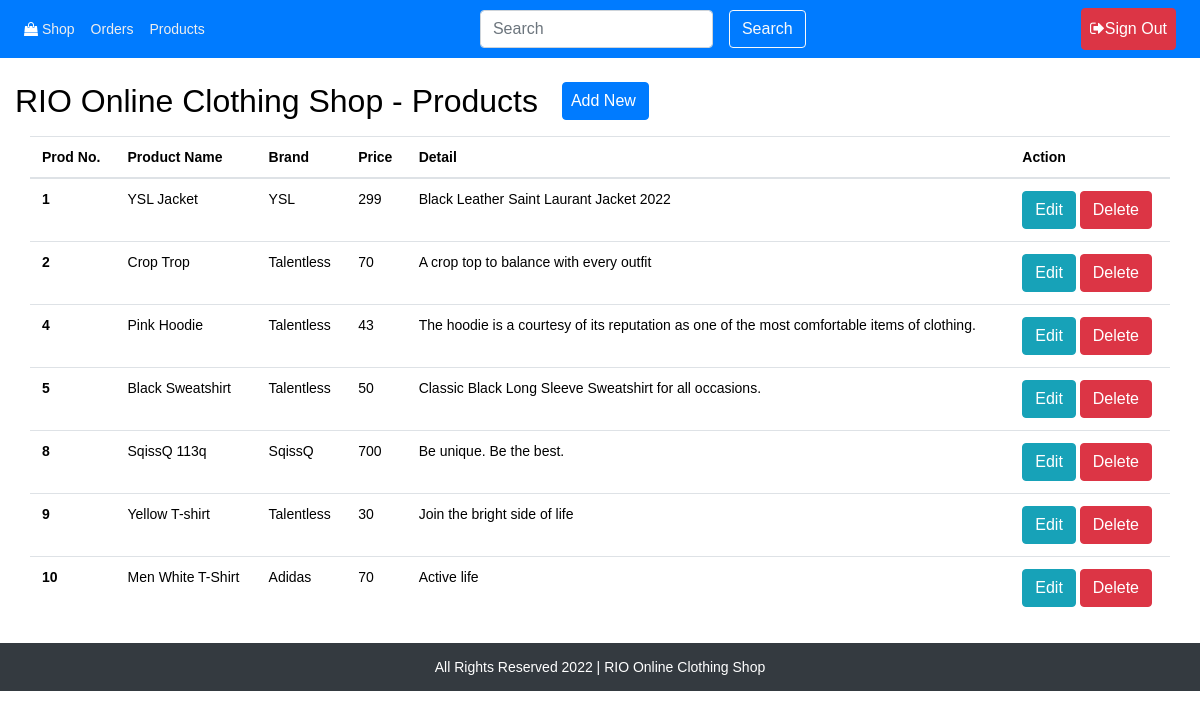
Screenshot of /components/product/view-product.php (signed in) with the database file from the repository.
### tables this page shows
CREATE TABLE IF NOT EXISTS `products` (
  `id` int(11) NOT NULL AUTO_INCREMENT,
  `name` varchar(64) NOT NULL,
  `brand` varchar(16) NOT NULL,
  `price` int(32) NOT NULL,
  `detail` varchar(128) NOT NULL,
  `img` varchar(128) NOT NULL,
  PRIMARY KEY (`id`),
  KEY `name` (`name`)
);

### components/product/view-product.php (the view, shortened to what this page needs)
<?php
$path = $_SERVER['DOCUMENT_ROOT'];
$path .= "/ecom/";
require_once($path . 'connect.php');
$ReadSql = "SELECT * FROM `products`";
$res = mysqli_query($connection, $ReadSql);
?>
<?php require($path . 'templates/header.php') ?>
	<div class="container-fluid my-4">
		<div class="row my-2">
			<h2>RIO Online Clothing Shop - Products</h2>
			<a href="add-product.php"><button type="button" class="btn btn-primary ml-4 pl-2">Add New</button></a>
		</div>
		<table class="table ">
		<thead>
			<tr>
				<th>Prod No.</th>
				<th>Product Name</th>
				<th>Brand</th>
				<th>Price</th>
				<th>Detail</th>
				<th>Action</th>
			</tr>
		</thead>
		<tbody>
		<?php
		while($r = mysqli_fetch_assoc($res)){
		?>
			<tr>
				<th scope="row"><?php echo $r['id']; ?></th>
				<td><?php echo $r['name']; ?></td>
				<td><?php echo $r['brand']; ?></td>
				<td><?php echo $r['price']; ?></td>
				<td><?php echo $r['detail']; ?></td>
				<td>
					<a href="update-product.php?id=<?php echo $r['id']; ?>"><button type="button" class="btn btn-info">Edit</button></a>
					<button type="button" class="btn btn-danger btn-xs" data-toggle="modal" data-target="#myModal<?php echo $r['id']; ?>">Delete</button>
				</td>
			</tr>
		<?php } ?>
		</tbody>
		</table>
	</div>
<?php require($path . 'templates/footer.php') ?>

### templates/header.php (shortened to what this page needs)
<?php
$server = 'http://' . $_SERVER['SERVER_NAME'] . '/ecom/';
?>
<!DOCTYPE html>
<html>
<head>
    <link rel="stylesheet" href="https://maxcdn.bootstrapcdn.com/bootstrap/4.0.0/css/bootstrap.min.css">
    <link href="//maxcdn.bootstrapcdn.com/font-awesome/4.7.0/css/font-awesome.min.css" rel="stylesheet">
    <link rel="stylesheet" href="<?php echo $server; ?>css/style.css" >
</head>
<body>
<header>
	<nav class="navbar navbar-expand-lg navbar-dark bg-primary">
		<div class="navbar-collapse collapse justify-content-between">
			<ul class="navbar-nav" id="navbar">
				<li class="nav-item active">
					<a class="nav-link" href="<?php echo $server; ?>index.php"><i class="fa fa-shopping-bag text-white"></i> Shop</a>
				</li>
				<li class="nav-item">
					<a class="nav-link" href="<?php echo $server; ?>components/order/view.php">Orders</a>
				</li>
				<?php if (isset($_SESSION['loggedin']) && $_SESSION['loggedin'] == true && $_SESSION['role'] == 'admin') {
					?>
					<li class="nav-item">
						<a class="nav-link" href="<?php echo $server; ?>components/product/view-product.php">Products</a>
					</li>
				<?php } ?>
			</ul>
			<ul class="navbar-nav">
				<div class="d-flex my-2 my-lg-0">
				    <input id="searchInput" class="form-control mr-sm-2" type="search" placeholder="Search" aria-label="Search">
				    <button id="searchBtn"class="btn btn-outline-light m-2 my-sm-0" type="button">Search</button>
				</div>
			</ul>
			<ul class="navbar-nav">
				<?php
				if (isset($_SESSION['loggedin']) && $_SESSION['loggedin'] == true) { ?>
					<li class="nav-item mr-sm-2">
						<a class="nav-link btn btn-danger text-white" href="<?php echo $server; ?>logout.php"><span><i class="fa fa-sign-out text-white"></i></span>Sign Out</a>
					</li>
				<?php } else { ?>
				    <li class="nav-item mr-sm-2">
						<a class="nav-link btn btn-primary text-white" href="<?php echo $server; ?>logout.php"><span><i class="fa fa-sign-in text-white"></i></span> Sign In</a>
					</li>
				<?php } ?>
			</ul>
		</div>
	</nav>
</header>
<div class="container-fluid">

### templates/footer.php (shortened to what this page needs)
	<div class="row bg-dark justify-content-center mt-4 py-3">
		<footer class="text-white">All Rights Reserved 2022 | RIO Online Clothing Shop</footer>
	</div>
</div>
</body>
</html>

### css/style.css (style rules this page uses)
* { color: black; }
#navbar li a { color: #eee; }

### templates/header.php (style rules this page uses)
body { font: 14px sans-serif; }

### rows the page displays
products: id "1", name "YSL Jacket", brand "YSL", price "299", detail "Black Leather Saint Laurant Jacket 2022"
products: id "2", name "Crop Trop", brand "Talentless", price "70", detail "A crop top to balance with every outfit"
products: id "4", name "Pink Hoodie", brand "Talentless", price "43", detail "The hoodie is a courtesy of its reputation as one of the most comfortable items of clothing."
products: id "5", name "Black Sweatshirt", brand "Talentless", price "50", detail "Classic Black Long Sleeve Sweatshirt for all occasions."
products: id "8", name "SqissQ 113q", brand "SqissQ", price "700", detail "Be unique. Be the best."
products: id "9", name "Yellow T-shirt", brand "Talentless", price "30", detail "Join the bright side of life"
products: id "10", name "Men White T-Shirt", brand "Adidas", price "70", detail "Active life"
